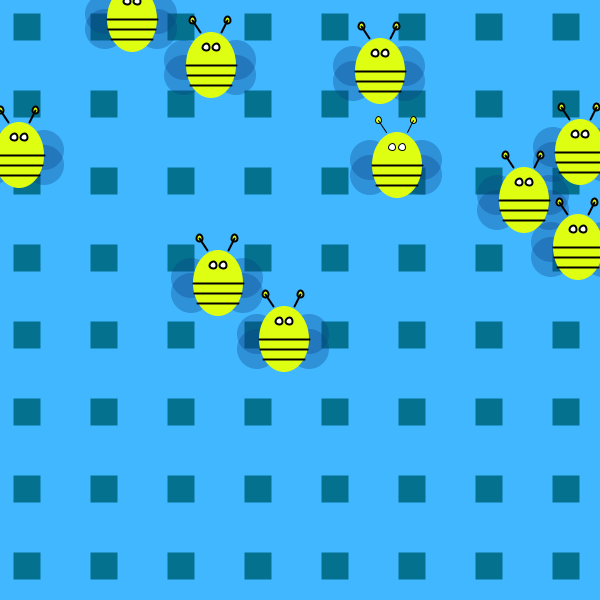
Frame 1 (no input)
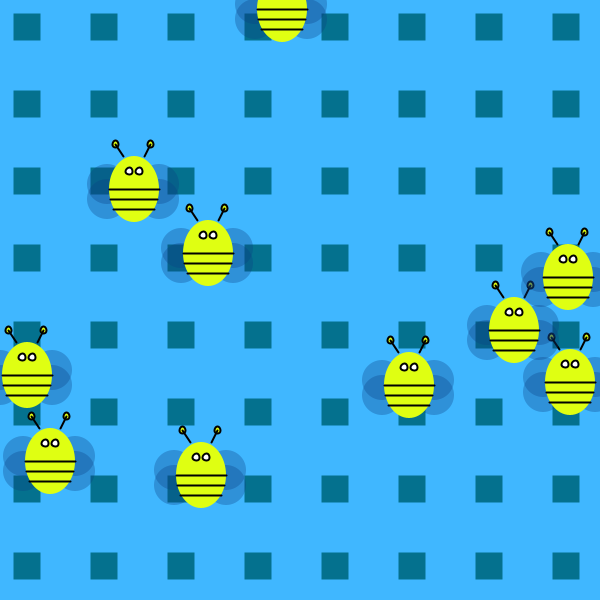
Frame 60 (the mouse pressed at the canvas centre just before this capture)
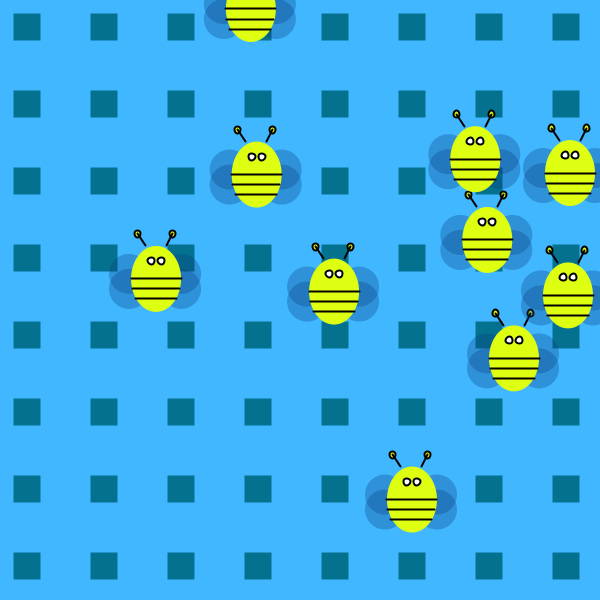
Frame 120 (the mouse held since frame 60 and released just before this capture)

The Processing sketch that drew these frames (run headless with seeded random() and noise(); from frame 60 on, the mouse is pressed at the canvas centre):

// Processing sketch: processing_97677
// ── processing_97677.pde


//numero d abelles en el dibuix
int numAbella = 10; 
 
//Matriu de posicionsX amb el numero d elements
float[] posicionsX = new float[numAbella];
float[] posicionsY = new float[numAbella];
float[] velocitatsX = new float[numAbella];
float[] velocitatsY = new float[numAbella];
//definim la inicialitzacio part del dibuix 
void setup(){
  size(600,600);
  frameRate(50);
  
  //definim les  posicions i les velocitats
  for(int i = 0; i<numAbella; i++){
    posicionsX[i] = int(random(width));
    posicionsY[i] = int(random(height));
    velocitatsX[i] = random(10,10);
    velocitatsY[i] = random(10,10);
  }noStroke();}
// definim la part que esta en moviment del dibuix
void draw(){
  
  
  //definicio del fons del dibuix per evitar que quedi marcada la trajectoria dels elements
 background(64,183,255);
noFill();
smooth();
noStroke();





// Quadrats del fons del dibuix
int total= 22;
float m=width/total;float d=width/total;
float mida = m/2;float cx=mida;float cy=mida;boolean b = true;

//inicialitzacio de la abella
for(int j=0; j<total; j++){
   
//quadrats del fons amb la funcio rectangle
for(int i=0; i<total; i++){ if(b == true){
    fill(4,113,142);
    b = false;}rect(cx,cy,m,m);cx = cx + d + 50; }cy= cy + d + 50;cx = mida;}
 
 
 //per tal que es repeteixi el mateix a cada element
   
  //actualitzacio de les posicions de les abelles
  for(int i = 0; i<numAbella; i++){
    posicionsX[i] += velocitatsX[i];
    posicionsY[i] += velocitatsY[i];

    if((posicionsX[i]<10)||(posicionsX[i]>width-100)){
      velocitatsX[i] = -velocitatsX[i];
    }

    if((posicionsY[i]<51)||(posicionsY[i]>width-45)){
      velocitatsY[i] = -velocitatsY[i];
    }
 
 
 
 
 
 

 
  //dibuix i forma de l element:


fill(10,60,130,80); noStroke();
  ellipse(posicionsX[i]-27,posicionsY[i]-5,width/15,height/15);ellipse(posicionsX[i]+25,posicionsY[i]-5,width/15,height/15);
  ellipse(posicionsX[i]-27,posicionsY[i]+10,width/15,height/15);ellipse(posicionsX[i]+25,posicionsY[i]+10,width/15,height/15);


  fill(223,255,18);
  ellipse(posicionsX[i],posicionsY[i],width/12,height/9);

  stroke(1);
   
  //forma de la punta de les antenes
  ellipse(posicionsX[i]-19,posicionsY[i]-45,width/90,height/80);ellipse(posicionsX[i]+16,posicionsY[i]-45,width/90,height/80);
   
   
  //color dels ulls i i forma de les antenes
  line(posicionsX[i]-11,posicionsY[i]-33,posicionsX[i]-19,posicionsY[i]-45);
  line(posicionsX[i]+10,posicionsY[i]-33,posicionsX[i]+16,posicionsY[i]-45);
  fill(255);ellipse(posicionsX[i]-5,posicionsY[i]-18,width/80,height/80);
  ellipse(posicionsX[i]+5,posicionsY[i]-18,width/80,height/80);
   
   
  // marques del cos
  strokeWeight(2);
  line(posicionsX[i]-25,posicionsY[i],posicionsX[i]+25,posicionsY[i]);
  line(posicionsX[i]-24,posicionsY[i]+10,posicionsX[i]+23,posicionsY[i]+10);
  line(posicionsX[i]-21,posicionsY[i]+20,posicionsX[i]+20,posicionsY[i]+20);
  }
}

 
//reinici de les funcions
void mousePressed(){
  //reinici de les velocitats:
  for(int i = 0; i<numAbella; i++){
    velocitatsX[i] = random(7,10);
    velocitatsY[i] = random(7,10);
  }
}
